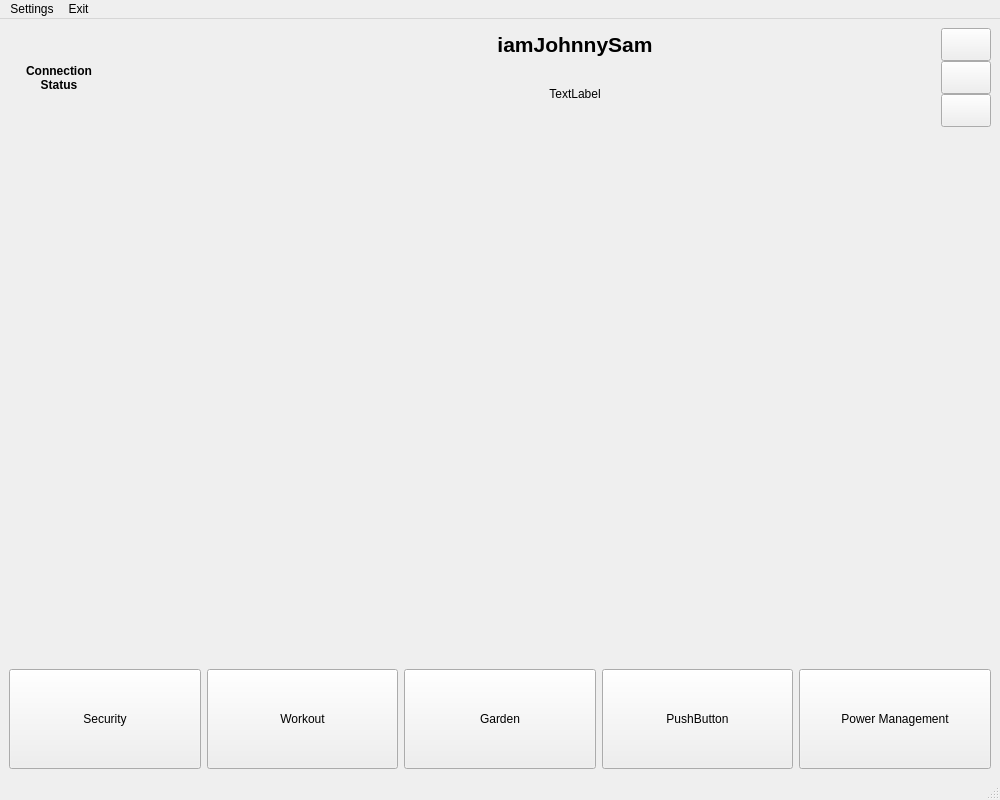
<?xml version="1.0" encoding="UTF-8"?>
<ui version="4.0">
 <class>MainWindow</class>
 <widget class="QMainWindow" name="MainWindow">
  <property name="geometry">
   <rect>
    <x>0</x>
    <y>0</y>
    <width>1000</width>
    <height>800</height>
   </rect>
  </property>
  <property name="minimumSize">
   <size>
    <width>1000</width>
    <height>800</height>
   </size>
  </property>
  <property name="maximumSize">
   <size>
    <width>1000</width>
    <height>800</height>
   </size>
  </property>
  <property name="windowTitle">
   <string>iamJohnnySam System</string>
  </property>
  <widget class="QWidget" name="centralwidget">
   <layout class="QVBoxLayout" name="verticalLayout_3">
    <item>
     <layout class="QHBoxLayout" name="titleBar">
      <property name="spacing">
       <number>0</number>
      </property>
      <item>
       <widget class="QLabel" name="lblConnectionStatus">
        <property name="sizePolicy">
         <sizepolicy hsizetype="Fixed" vsizetype="Fixed">
          <horstretch>0</horstretch>
          <verstretch>0</verstretch>
         </sizepolicy>
        </property>
        <property name="minimumSize">
         <size>
          <width>100</width>
          <height>100</height>
         </size>
        </property>
        <property name="font">
         <font>
          <weight>75</weight>
          <bold>true</bold>
         </font>
        </property>
        <property name="text">
         <string>Connection Status</string>
        </property>
        <property name="alignment">
         <set>Qt::AlignCenter</set>
        </property>
        <property name="wordWrap">
         <bool>true</bool>
        </property>
       </widget>
      </item>
      <item>
       <widget class="QLabel" name="lblLogo">
        <property name="enabled">
         <bool>true</bool>
        </property>
        <property name="sizePolicy">
         <sizepolicy hsizetype="Fixed" vsizetype="Fixed">
          <horstretch>0</horstretch>
          <verstretch>0</verstretch>
         </sizepolicy>
        </property>
        <property name="minimumSize">
         <size>
          <width>100</width>
          <height>100</height>
         </size>
        </property>
        <property name="maximumSize">
         <size>
          <width>100</width>
          <height>100</height>
         </size>
        </property>
        <property name="text">
         <string>&lt;html&gt;&lt;head/&gt;&lt;body&gt;&lt;p&gt;&lt;img src=&quot;:/logo/logo.png&quot; width=&quot;100&quot; height=&quot;100&quot;&gt;&lt;/p&gt;&lt;/body&gt;&lt;/html&gt;</string>
        </property>
        <property name="textFormat">
         <enum>Qt::RichText</enum>
        </property>
        <property name="scaledContents">
         <bool>true</bool>
        </property>
        <property name="alignment">
         <set>Qt::AlignCenter</set>
        </property>
       </widget>
      </item>
      <item>
       <layout class="QVBoxLayout" name="verticalLayout">
        <item>
         <widget class="QLabel" name="lblTitle">
          <property name="sizePolicy">
           <sizepolicy hsizetype="Expanding" vsizetype="Fixed">
            <horstretch>0</horstretch>
            <verstretch>0</verstretch>
           </sizepolicy>
          </property>
          <property name="minimumSize">
           <size>
            <width>0</width>
            <height>33</height>
           </size>
          </property>
          <property name="font">
           <font>
            <family>Tahoma</family>
            <pointsize>16</pointsize>
            <weight>75</weight>
            <bold>true</bold>
           </font>
          </property>
          <property name="text">
           <string>iamJohnnySam</string>
          </property>
          <property name="alignment">
           <set>Qt::AlignCenter</set>
          </property>
         </widget>
        </item>
        <item>
         <widget class="QLabel" name="lblMessage">
          <property name="sizePolicy">
           <sizepolicy hsizetype="Expanding" vsizetype="Fixed">
            <horstretch>0</horstretch>
            <verstretch>0</verstretch>
           </sizepolicy>
          </property>
          <property name="minimumSize">
           <size>
            <width>0</width>
            <height>66</height>
           </size>
          </property>
          <property name="text">
           <string>TextLabel</string>
          </property>
          <property name="alignment">
           <set>Qt::AlignCenter</set>
          </property>
         </widget>
        </item>
       </layout>
      </item>
      <item>
       <layout class="QVBoxLayout" name="lightTower">
        <property name="spacing">
         <number>0</number>
        </property>
        <item>
         <widget class="QPushButton" name="ltRed">
          <property name="sizePolicy">
           <sizepolicy hsizetype="Fixed" vsizetype="MinimumExpanding">
            <horstretch>0</horstretch>
            <verstretch>0</verstretch>
           </sizepolicy>
          </property>
          <property name="minimumSize">
           <size>
            <width>50</width>
            <height>33</height>
           </size>
          </property>
          <property name="maximumSize">
           <size>
            <width>50</width>
            <height>33</height>
           </size>
          </property>
          <property name="text">
           <string/>
          </property>
          <property name="flat">
           <bool>false</bool>
          </property>
         </widget>
        </item>
        <item>
         <widget class="QPushButton" name="ltYellow">
          <property name="sizePolicy">
           <sizepolicy hsizetype="Fixed" vsizetype="MinimumExpanding">
            <horstretch>0</horstretch>
            <verstretch>0</verstretch>
           </sizepolicy>
          </property>
          <property name="minimumSize">
           <size>
            <width>50</width>
            <height>33</height>
           </size>
          </property>
          <property name="maximumSize">
           <size>
            <width>50</width>
            <height>33</height>
           </size>
          </property>
          <property name="text">
           <string/>
          </property>
          <property name="flat">
           <bool>false</bool>
          </property>
         </widget>
        </item>
        <item>
         <widget class="QPushButton" name="ltGreen">
          <property name="sizePolicy">
           <sizepolicy hsizetype="Fixed" vsizetype="MinimumExpanding">
            <horstretch>0</horstretch>
            <verstretch>0</verstretch>
           </sizepolicy>
          </property>
          <property name="minimumSize">
           <size>
            <width>50</width>
            <height>33</height>
           </size>
          </property>
          <property name="maximumSize">
           <size>
            <width>50</width>
            <height>33</height>
           </size>
          </property>
          <property name="text">
           <string/>
          </property>
          <property name="flat">
           <bool>false</bool>
          </property>
         </widget>
        </item>
       </layout>
      </item>
     </layout>
    </item>
    <item>
     <widget class="QStackedWidget" name="mainWidget">
      <property name="sizePolicy">
       <sizepolicy hsizetype="Expanding" vsizetype="Expanding">
        <horstretch>0</horstretch>
        <verstretch>0</verstretch>
       </sizepolicy>
      </property>
      <property name="minimumSize">
       <size>
        <width>0</width>
        <height>500</height>
       </size>
      </property>
      <property name="currentIndex">
       <number>0</number>
      </property>
      <widget class="QWidget" name="page">
       <layout class="QHBoxLayout" name="horizontalLayout"/>
      </widget>
      <widget class="QWidget" name="Security">
       <layout class="QVBoxLayout" name="verticalLayout_2">
        <item>
         <widget class="QTabWidget" name="tabWidget">
          <property name="currentIndex">
           <number>0</number>
          </property>
          <widget class="QWidget" name="tabCCTV">
           <attribute name="title">
            <string>CCTV</string>
           </attribute>
          </widget>
          <widget class="QWidget" name="tabSensors">
           <attribute name="title">
            <string>Sensors</string>
           </attribute>
          </widget>
         </widget>
        </item>
       </layout>
      </widget>
      <widget class="QWidget" name="Workout"/>
      <widget class="QWidget" name="Garden"/>
      <widget class="QWidget" name="Other"/>
      <widget class="QWidget" name="Power"/>
     </widget>
    </item>
    <item>
     <layout class="QHBoxLayout" name="navBar">
      <property name="sizeConstraint">
       <enum>QLayout::SetDefaultConstraint</enum>
      </property>
      <item>
       <widget class="QPushButton" name="nav1">
        <property name="sizePolicy">
         <sizepolicy hsizetype="Minimum" vsizetype="Fixed">
          <horstretch>0</horstretch>
          <verstretch>0</verstretch>
         </sizepolicy>
        </property>
        <property name="minimumSize">
         <size>
          <width>0</width>
          <height>100</height>
         </size>
        </property>
        <property name="cursor">
         <cursorShape>PointingHandCursor</cursorShape>
        </property>
        <property name="statusTip">
         <string>Check Status of Home Security System</string>
        </property>
        <property name="text">
         <string>Security</string>
        </property>
       </widget>
      </item>
      <item>
       <widget class="QPushButton" name="nav2">
        <property name="minimumSize">
         <size>
          <width>0</width>
          <height>100</height>
         </size>
        </property>
        <property name="cursor">
         <cursorShape>PointingHandCursor</cursorShape>
        </property>
        <property name="statusTip">
         <string>Start a Workout</string>
        </property>
        <property name="text">
         <string>Workout</string>
        </property>
       </widget>
      </item>
      <item>
       <widget class="QPushButton" name="nav3">
        <property name="minimumSize">
         <size>
          <width>0</width>
          <height>100</height>
         </size>
        </property>
        <property name="cursor">
         <cursorShape>PointingHandCursor</cursorShape>
        </property>
        <property name="statusTip">
         <string>Check Status of Gardening System</string>
        </property>
        <property name="text">
         <string>Garden</string>
        </property>
       </widget>
      </item>
      <item>
       <widget class="QPushButton" name="nav4">
        <property name="minimumSize">
         <size>
          <width>0</width>
          <height>100</height>
         </size>
        </property>
        <property name="cursor">
         <cursorShape>PointingHandCursor</cursorShape>
        </property>
        <property name="text">
         <string>PushButton</string>
        </property>
       </widget>
      </item>
      <item>
       <widget class="QPushButton" name="nav5">
        <property name="minimumSize">
         <size>
          <width>0</width>
          <height>100</height>
         </size>
        </property>
        <property name="cursor">
         <cursorShape>PointingHandCursor</cursorShape>
        </property>
        <property name="statusTip">
         <string>Check Status of Power Management System</string>
        </property>
        <property name="text">
         <string>Power Management</string>
        </property>
       </widget>
      </item>
     </layout>
    </item>
   </layout>
  </widget>
  <widget class="QMenuBar" name="menubar">
   <property name="geometry">
    <rect>
     <x>0</x>
     <y>0</y>
     <width>1000</width>
     <height>26</height>
    </rect>
   </property>
   <widget class="QMenu" name="menuSettings">
    <property name="title">
     <string>Settings</string>
    </property>
   </widget>
   <widget class="QMenu" name="menuExit">
    <property name="title">
     <string>Exit</string>
    </property>
   </widget>
   <addaction name="menuSettings"/>
   <addaction name="menuExit"/>
  </widget>
  <widget class="QStatusBar" name="statusbar"/>
 </widget>
 <resources>
  <include location="Images/Images.qrc"/>
 </resources>
 <connections/>
</ui>
